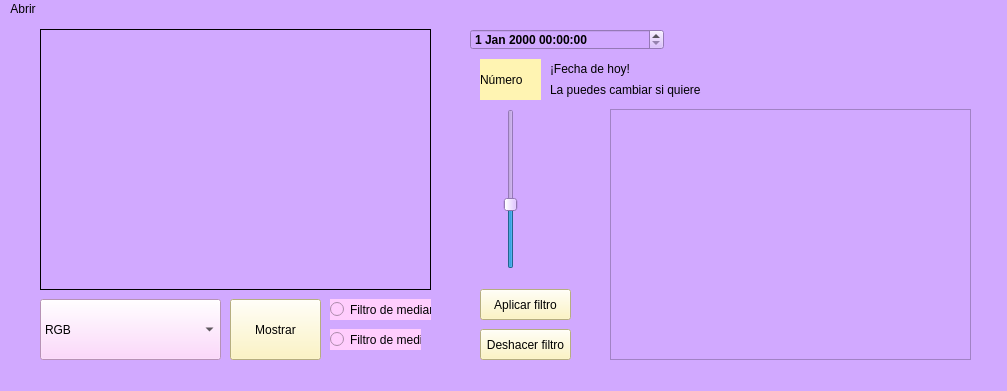
<?xml version="1.0" encoding="UTF-8"?>
<ui version="4.0">
 <class>MainWindow</class>
 <widget class="QMainWindow" name="MainWindow">
  <property name="geometry">
   <rect>
    <x>0</x>
    <y>0</y>
    <width>1007</width>
    <height>391</height>
   </rect>
  </property>
  <property name="minimumSize">
   <size>
    <width>0</width>
    <height>0</height>
   </size>
  </property>
  <property name="windowTitle">
   <string>MainWindow</string>
  </property>
  <property name="autoFillBackground">
   <bool>false</bool>
  </property>
  <property name="styleSheet">
   <string notr="true">background-color: rgb(209, 169, 255);</string>
  </property>
  <widget class="QWidget" name="centralwidget">
   <widget class="QLabel" name="visor">
    <property name="geometry">
     <rect>
      <x>40</x>
      <y>10</y>
      <width>391</width>
      <height>261</height>
     </rect>
    </property>
    <property name="minimumSize">
     <size>
      <width>0</width>
      <height>0</height>
     </size>
    </property>
    <property name="maximumSize">
     <size>
      <width>400</width>
      <height>300</height>
     </size>
    </property>
    <property name="frameShape">
     <enum>QFrame::Box</enum>
    </property>
    <property name="text">
     <string/>
    </property>
   </widget>
   <widget class="QPushButton" name="mostrar">
    <property name="geometry">
     <rect>
      <x>230</x>
      <y>280</y>
      <width>91</width>
      <height>61</height>
     </rect>
    </property>
    <property name="styleSheet">
     <string notr="true">background-color: rgb(255, 244, 178);</string>
    </property>
    <property name="text">
     <string>Mostrar</string>
    </property>
   </widget>
   <widget class="QComboBox" name="comboBox">
    <property name="geometry">
     <rect>
      <x>40</x>
      <y>280</y>
      <width>181</width>
      <height>61</height>
     </rect>
    </property>
    <property name="styleSheet">
     <string notr="true">background-color: rgb(255, 205, 253);</string>
    </property>
    <item>
     <property name="text">
      <string>RGB</string>
     </property>
    </item>
    <item>
     <property name="text">
      <string>Gris</string>
     </property>
    </item>
    <item>
     <property name="text">
      <string>Binario</string>
     </property>
    </item>
   </widget>
   <widget class="QSlider" name="Barrita">
    <property name="geometry">
     <rect>
      <x>500</x>
      <y>90</y>
      <width>22</width>
      <height>160</height>
     </rect>
    </property>
    <property name="minimum">
     <number>-1</number>
    </property>
    <property name="maximum">
     <number>255</number>
    </property>
    <property name="value">
     <number>100</number>
    </property>
    <property name="orientation">
     <enum>Qt::Vertical</enum>
    </property>
   </widget>
   <widget class="QLabel" name="umbral">
    <property name="geometry">
     <rect>
      <x>480</x>
      <y>40</y>
      <width>61</width>
      <height>41</height>
     </rect>
    </property>
    <property name="styleSheet">
     <string notr="true">background-color: rgb(255, 244, 178);</string>
    </property>
    <property name="text">
     <string>Número</string>
    </property>
   </widget>
   <widget class="QRadioButton" name="radioButton2">
    <property name="geometry">
     <rect>
      <x>330</x>
      <y>280</y>
      <width>101</width>
      <height>21</height>
     </rect>
    </property>
    <property name="styleSheet">
     <string notr="true">background-color: rgb(255, 205, 253);</string>
    </property>
    <property name="text">
     <string>Filtro de mediana</string>
    </property>
   </widget>
   <widget class="QRadioButton" name="radioButton1">
    <property name="geometry">
     <rect>
      <x>330</x>
      <y>310</y>
      <width>91</width>
      <height>21</height>
     </rect>
    </property>
    <property name="styleSheet">
     <string notr="true">background-color: rgb(255, 205, 253);</string>
    </property>
    <property name="text">
     <string>Filtro de media</string>
    </property>
   </widget>
   <widget class="QPushButton" name="deshacer">
    <property name="geometry">
     <rect>
      <x>480</x>
      <y>310</y>
      <width>91</width>
      <height>31</height>
     </rect>
    </property>
    <property name="styleSheet">
     <string notr="true">background-color: rgb(255, 244, 178);</string>
    </property>
    <property name="text">
     <string>Deshacer filtro</string>
    </property>
   </widget>
   <widget class="QPushButton" name="aplicar">
    <property name="geometry">
     <rect>
      <x>480</x>
      <y>270</y>
      <width>91</width>
      <height>31</height>
     </rect>
    </property>
    <property name="styleSheet">
     <string notr="true">background-color: rgb(255, 244, 178);</string>
    </property>
    <property name="text">
     <string>Aplicar filtro</string>
    </property>
   </widget>
   <widget class="QDateTimeEdit" name="dateTimeEdit">
    <property name="enabled">
     <bool>true</bool>
    </property>
    <property name="geometry">
     <rect>
      <x>470</x>
      <y>10</y>
      <width>194</width>
      <height>21</height>
     </rect>
    </property>
    <property name="minimumSize">
     <size>
      <width>194</width>
      <height>0</height>
     </size>
    </property>
    <property name="font">
     <font>
      <weight>75</weight>
      <bold>true</bold>
     </font>
    </property>
    <property name="autoFillBackground">
     <bool>true</bool>
    </property>
   </widget>
   <widget class="QLabel" name="label">
    <property name="geometry">
     <rect>
      <x>550</x>
      <y>40</y>
      <width>101</width>
      <height>20</height>
     </rect>
    </property>
    <property name="styleSheet">
     <string notr="true">font: 75 italic 12pt &quot;Times New Roman&quot;;</string>
    </property>
    <property name="text">
     <string>¡Fecha de hoy!</string>
    </property>
   </widget>
   <widget class="QLabel" name="label_2">
    <property name="geometry">
     <rect>
      <x>550</x>
      <y>60</y>
      <width>151</width>
      <height>21</height>
     </rect>
    </property>
    <property name="styleSheet">
     <string notr="true">font: 75 italic 8pt &quot;Times New Roman&quot;;</string>
    </property>
    <property name="text">
     <string>La puedes cambiar si quieres :)</string>
    </property>
   </widget>
   <widget class="GraphicsLayoutWidget" name="visor_2">
    <property name="geometry">
     <rect>
      <x>610</x>
      <y>90</y>
      <width>361</width>
      <height>251</height>
     </rect>
    </property>
   </widget>
   <zorder>label_2</zorder>
   <zorder>umbral</zorder>
   <zorder>dateTimeEdit</zorder>
   <zorder>visor</zorder>
   <zorder>comboBox</zorder>
   <zorder>mostrar</zorder>
   <zorder>radioButton2</zorder>
   <zorder>radioButton1</zorder>
   <zorder>aplicar</zorder>
   <zorder>deshacer</zorder>
   <zorder>Barrita</zorder>
   <zorder>label</zorder>
   <zorder>visor_2</zorder>
  </widget>
  <widget class="QMenuBar" name="menubar">
   <property name="geometry">
    <rect>
     <x>0</x>
     <y>0</y>
     <width>1007</width>
     <height>21</height>
    </rect>
   </property>
   <widget class="QMenu" name="menuAbrir">
    <property name="font">
     <font>
      <weight>75</weight>
      <bold>true</bold>
      <underline>false</underline>
     </font>
    </property>
    <property name="title">
     <string>Abrir</string>
    </property>
    <addaction name="abrirfoto"/>
    <addaction name="actionCerrar"/>
   </widget>
   <addaction name="menuAbrir"/>
  </widget>
  <widget class="QStatusBar" name="statusbar"/>
  <action name="actionFoto">
   <property name="text">
    <string>Foto</string>
   </property>
  </action>
  <action name="actionDOS">
   <property name="text">
    <string>DOS</string>
   </property>
  </action>
  <action name="abrirfoto">
   <property name="icon">
    <iconset>
     <normaloff>:/iconoparabrir.png</normaloff>:/iconoparabrir.png</iconset>
   </property>
   <property name="text">
    <string>Foto</string>
   </property>
   <property name="font">
    <font>
     <weight>75</weight>
     <bold>true</bold>
     <underline>false</underline>
    </font>
   </property>
  </action>
  <action name="cerrar">
   <property name="text">
    <string>Cerrar</string>
   </property>
  </action>
  <action name="cerrar_2">
   <property name="text">
    <string>Salir</string>
   </property>
  </action>
  <action name="actionSalir">
   <property name="text">
    <string>Salir</string>
   </property>
  </action>
  <action name="actionCerrar">
   <property name="text">
    <string>Cerrar</string>
   </property>
  </action>
 </widget>
 <customwidgets>
  <customwidget>
   <class>GraphicsLayoutWidget</class>
   <extends>QGraphicsView</extends>
   <header>pyqtgraph</header>
  </customwidget>
 </customwidgets>
 <resources/>
 <connections/>
</ui>
